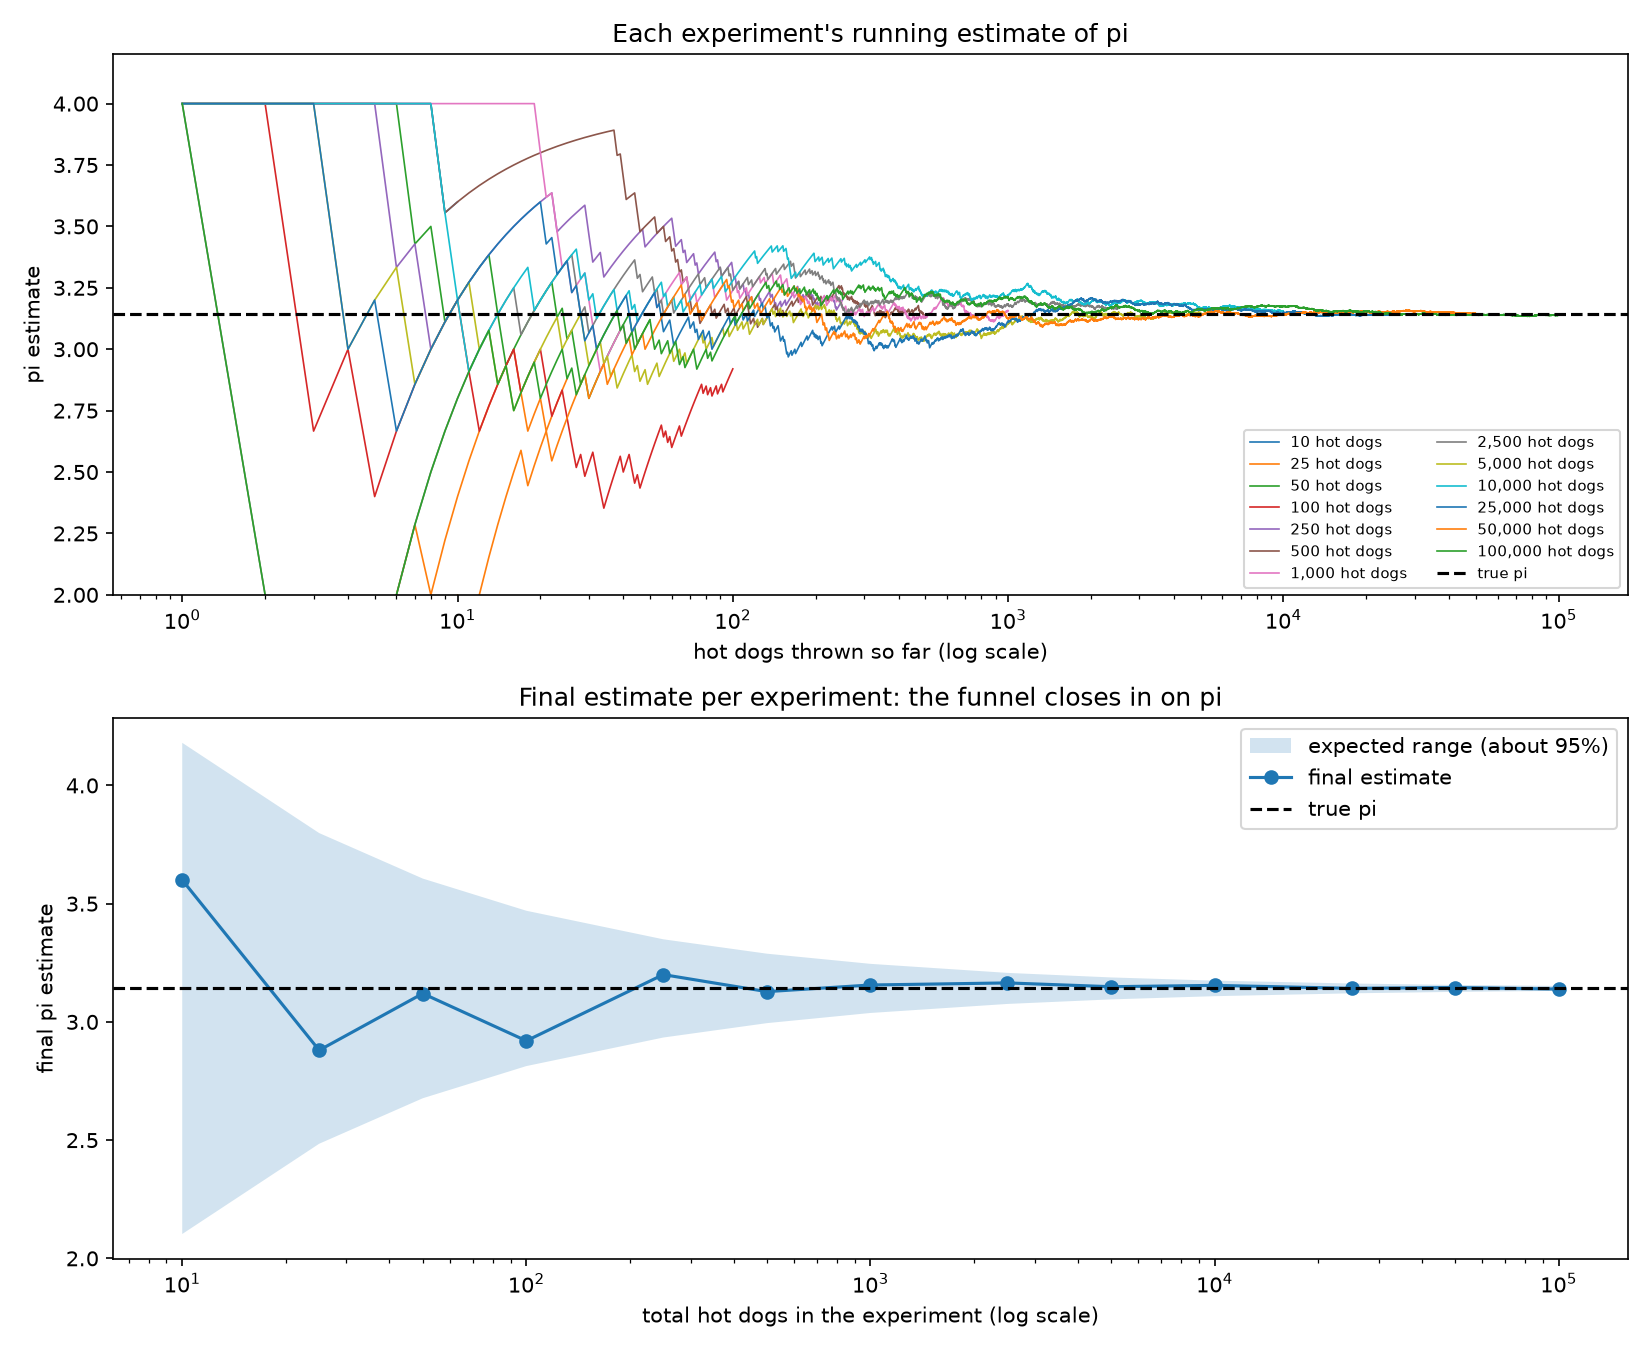

Source code (Python):
"""
hot_dog_pi.py
Estimate pi by throwing simulated hot dogs at a square box with a round bucket inside it.

Box:    square from -1 to 1 on each side   -> area 4
Bucket: circle of radius 1 in the middle    -> area pi
Chance a random hot dog lands in the bucket = pi / 4
So: pi is about 4 * (hot dogs in bucket) / (hot dogs in box)
"""

import math
import random
import sys

import matplotlib.pyplot as plt

EXPERIMENT_SIZES = [10, 25, 50, 100, 250, 500, 1_000, 2_500, 5_000,
                    10_000, 25_000, 50_000, 100_000]
SETTLED_TOLERANCE = 0.01


def throw_hot_dog(rng):
    x = rng.uniform(-1, 1)
    y = rng.uniform(-1, 1)
    return x * x + y * y <= 1


def run_experiment(total_throws, rng):
    """Return the running pi estimate after throw 1, 2, 3, ... total_throws."""
    hot_dogs_in_bucket = 0
    running_estimates = []
    for throw_number in range(1, total_throws + 1):
        if throw_hot_dog(rng):
            hot_dogs_in_bucket += 1
        running_estimates.append(4 * hot_dogs_in_bucket / throw_number)
    return running_estimates


def main():
    seed = int(sys.argv[1]) if len(sys.argv) > 1 else None
    rng = random.Random(seed)

    print(f"Seed: {seed if seed is not None else 'random (pass a number to repeat a run)'}")
    print(f"{'hot dogs':>10} {'pi estimate':>12} {'error':>10} {'expected +/-':>13}  settled?")
    print("-" * 60)

    final_estimates = []
    figure, (running_plot, final_plot) = plt.subplots(2, 1, figsize=(11, 9))

    for total_throws in EXPERIMENT_SIZES:
        running_estimates = run_experiment(total_throws, rng)
        final_estimate = running_estimates[-1]
        final_estimates.append(final_estimate)

        error = final_estimate - math.pi
        expected_spread = math.sqrt(math.pi * (4 - math.pi)) / math.sqrt(total_throws)
        settled = "yes" if abs(error) < SETTLED_TOLERANCE else ""
        print(f"{total_throws:>10,} {final_estimate:>12.5f} {error:>+10.5f} {expected_spread:>13.5f}  {settled}")

        throw_numbers = range(1, total_throws + 1)
        running_plot.plot(throw_numbers, running_estimates, linewidth=0.8,
                          label=f"{total_throws:,} hot dogs")

    running_plot.axhline(math.pi, color="black", linestyle="--", label="true pi")
    running_plot.set_xscale("log")
    running_plot.set_ylim(2.0, 4.2)
    running_plot.set_xlabel("hot dogs thrown so far (log scale)")
    running_plot.set_ylabel("pi estimate")
    running_plot.set_title("Each experiment's running estimate of pi")
    running_plot.legend(fontsize=7, ncol=2, loc="lower right")

    spread = [math.sqrt(math.pi * (4 - math.pi)) / math.sqrt(n) for n in EXPERIMENT_SIZES]
    final_plot.fill_between(EXPERIMENT_SIZES,
                            [math.pi - 2 * s for s in spread],
                            [math.pi + 2 * s for s in spread],
                            alpha=0.2, label="expected range (about 95%)")
    final_plot.plot(EXPERIMENT_SIZES, final_estimates, "o-", label="final estimate")
    final_plot.axhline(math.pi, color="black", linestyle="--", label="true pi")
    final_plot.set_xscale("log")
    final_plot.set_xlabel("total hot dogs in the experiment (log scale)")
    final_plot.set_ylabel("final pi estimate")
    final_plot.set_title("Final estimate per experiment: the funnel closes in on pi")
    final_plot.legend()

    figure.tight_layout()
    figure.savefig("hot_dog_pi.png", dpi=150)
    print("\nSaved graph to hot_dog_pi.png")
    plt.show()


if __name__ == "__main__":
    main()
